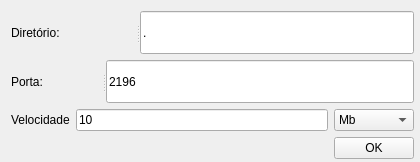
<?xml version="1.0" encoding="UTF-8"?>
<ui version="4.0">
 <class>Form</class>
 <widget class="QWidget" name="Form">
  <property name="geometry">
   <rect>
    <x>0</x>
    <y>0</y>
    <width>420</width>
    <height>162</height>
   </rect>
  </property>
  <property name="windowTitle">
   <string>Server Config</string>
  </property>
  <widget class="QWidget" name="layoutWidget">
   <property name="geometry">
    <rect>
     <x>11</x>
     <y>11</y>
     <width>403</width>
     <height>148</height>
    </rect>
   </property>
   <layout class="QGridLayout" name="gridLayout">
    <item row="0" column="0">
     <widget class="QSplitter" name="splitter">
      <property name="orientation">
       <enum>Qt::Horizontal</enum>
      </property>
      <widget class="QLabel" name="label">
       <property name="text">
        <string>Diretório:</string>
       </property>
      </widget>
      <widget class="QLineEdit" name="ui_path_text">
       <property name="text">
        <string>.</string>
       </property>
      </widget>
     </widget>
    </item>
    <item row="1" column="0">
     <widget class="QSplitter" name="splitter_2">
      <property name="orientation">
       <enum>Qt::Horizontal</enum>
      </property>
      <widget class="QLabel" name="label_2">
       <property name="text">
        <string>Porta:</string>
       </property>
      </widget>
      <widget class="QLineEdit" name="ui_port_text">
       <property name="text">
        <string>2196</string>
       </property>
      </widget>
     </widget>
    </item>
    <item row="2" column="0">
     <widget class="QSplitter" name="splitter_3">
      <property name="orientation">
       <enum>Qt::Horizontal</enum>
      </property>
      <widget class="QWidget" name="layoutWidget">
       <layout class="QGridLayout" name="gridLayout_2">
        <item row="1" column="0">
         <widget class="QLabel" name="label_3">
          <property name="text">
           <string>Velocidade</string>
          </property>
         </widget>
        </item>
        <item row="1" column="2">
         <widget class="QComboBox" name="ui_unit_box">
          <property name="currentIndex">
           <number>2</number>
          </property>
          <item>
           <property name="text">
            <string>b</string>
           </property>
          </item>
          <item>
           <property name="text">
            <string>Kb</string>
           </property>
          </item>
          <item>
           <property name="text">
            <string>Mb</string>
           </property>
          </item>
          <item>
           <property name="text">
            <string>Gb</string>
           </property>
          </item>
         </widget>
        </item>
        <item row="1" column="1">
         <widget class="QLineEdit" name="ui_speed_text">
          <property name="text">
           <string>10</string>
          </property>
         </widget>
        </item>
        <item row="2" column="2">
         <widget class="QPushButton" name="ui_change_button">
          <property name="text">
           <string>OK</string>
          </property>
         </widget>
        </item>
       </layout>
      </widget>
     </widget>
    </item>
   </layout>
  </widget>
 </widget>
 <resources/>
 <connections/>
</ui>
